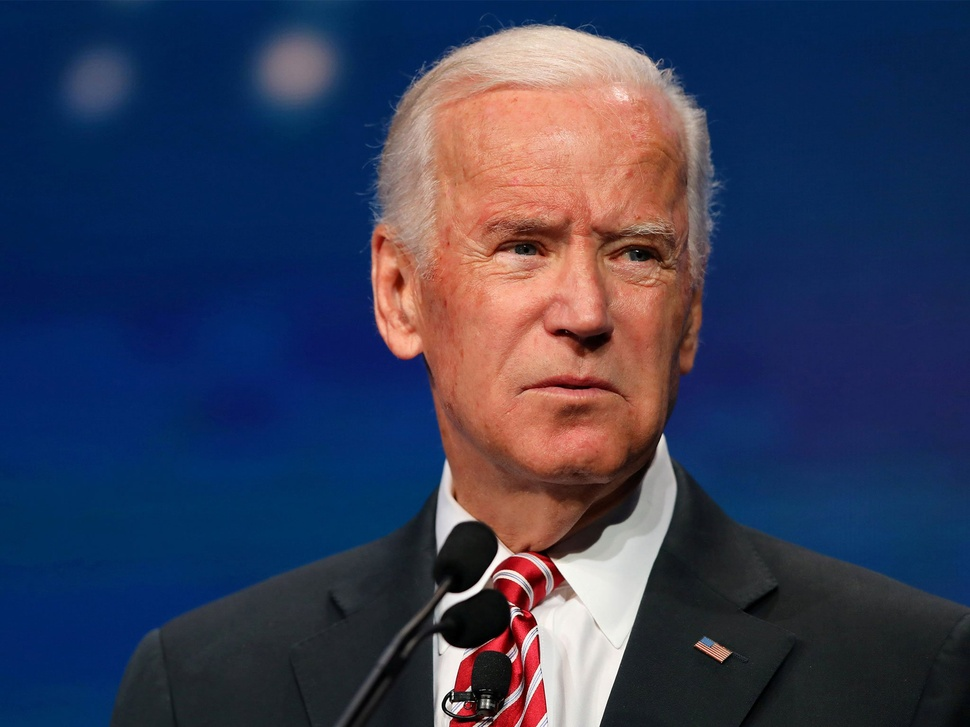
#> input picture test/joe-biden.jpg, 970 x 727 px, shrunk from 2048 x 1536 before the run
$ python frame_detect.py   (older library calls are emulated)
#> lines starting #> are read from the running program, lines starting #| are printed output that depends on the picture; after the words box and inside, x2 and y2 are one past the last pixel; in counts of white or black regions, pixels touching at a corner belong together
import cv2

# Get user supplied values
imagePath = "test/joe-biden.jpg"
cascPath = "C:/Users/ganes/AppData/Local/Programs/Python/Python36/Lib/site-packages/cv2/data/haarcascade_frontalface_default.xml"

# Create the haar cascade
faceCascade = cv2.CascadeClassifier(cascPath)

# Read the image
image = cv2.imread(imagePath)
#> image is the input picture: shape (727, 970, 3); mean B, G, R 87.1, 60.1, 54.4
gray = cv2.cvtColor(image, cv2.COLOR_BGR2GRAY)
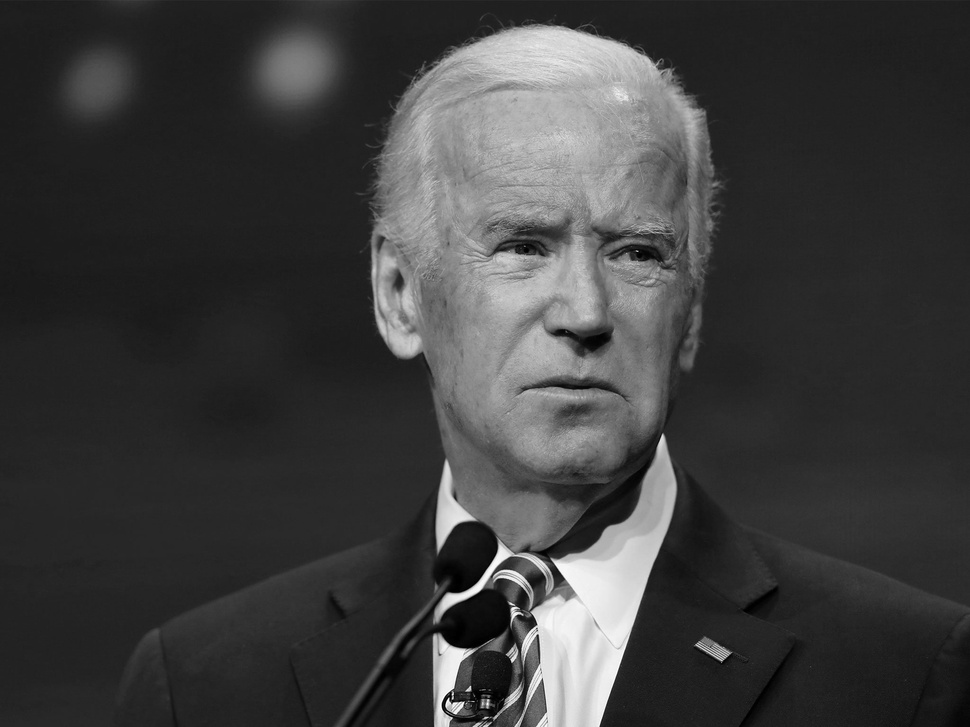
#> gray: shape (727, 970); min 0, max 255, mean 61.5

# Detect faces in the image
faces = faceCascade.detectMultiScale(
    gray,
    scaleFactor=1.1,
    minNeighbors=5,
    minSize=(30, 30)
    #flags = cv2.CV_HAAR_SCALE_IMAGE
)
#> faces = [[404, 104, 358, 358]]

print("Found {0} faces!".format(len(faces)))
#| Found 1 faces!

# Draw a rectangle around the faces
for (x, y, w, h) in faces:
    cv2.rectangle(image, (x, y), (x+w, y+h), (0, 255, 0), 2)
    print(x, w, h, y)
#> this loop made 1 pass
#| 404 358 358 104
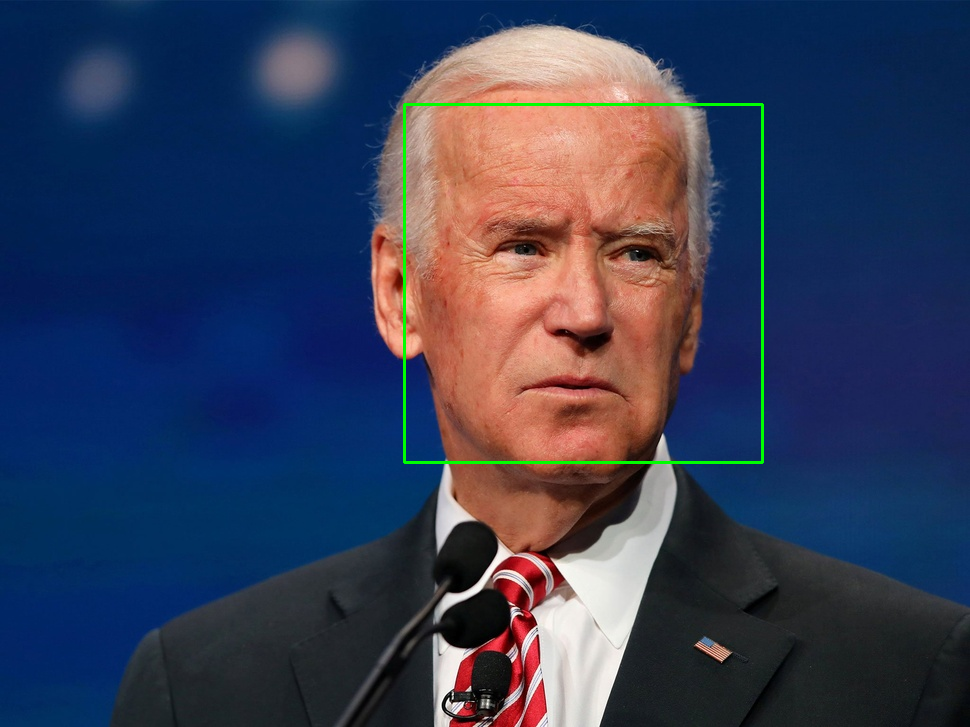
#> image: shape (727, 970, 3); 0.61% of pixels changed, all inside (x1, y1, x2, y2) = (403, 103, 764, 464)


#cv2.imshow("Faces found", image)
#cv2.waitKey(0)
